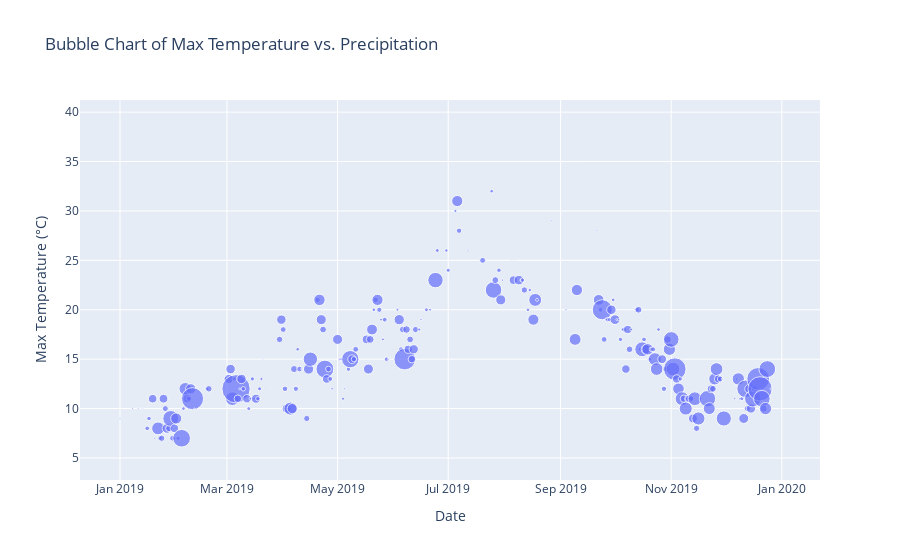

Notebook code cell kept with this figure:
### Markdown cell above
## Bubble chart

[Documentation](https://plotly.com/python/bubble-charts/#bubble-chart-with-plotlyexpress)

### Code cell
# A bubble chart is a scatter plot with different sizes of dots.
# You know how to do scatterplot ? So maybe you can search a "size" argument...
# Now, draw a bubble chart with Date on X-axis, Max Temperature on Y-axis, and Precipitation (rain quantity) for the size.
# Don't forget to add title and axis title.

# which period is the rainiest ?

# Create a bubble chart

fig = px.scatter(df_weather, x="DATE", y="MAX_TEMPERATURE_C", size="PRECIP_TOTAL_DAY_MM",
                 title="Bubble Chart of Max Temperature vs. Precipitation",
                 labels={"MAX_TEMPERATURE_C": "Max Temperature (°C)", "PRECIP_TOTAL_DAY_MM": "Precipitation (mm)"})

fig.update_xaxes(title_text="Date")
fig.update_yaxes(title_text="Max Temperature (°C)")

fig.show()

### Figure 1 — Plotly figure (JSON) as saved in the notebook; plotly's stock layout.template omitted (floating-point values rounded to 4 significant figures; data arrays with more than 128 entries replaced by an {"elided": "..."} marker saying what was removed)
{"data": [{"hovertemplate": "DATE=%{x}<br>Max Temperature (°C)=%{y}<br>Precipitation (mm)=%{marker.size}<extra></extra>", "legendgroup": "", "marker": {"color": "#636efa", "size": {"elided": "365 float values"}, "sizemode": "area", "sizeref": 0.119, "symbol": "circle"}, "mode": "markers", "name": "", "orientation": "v", "showlegend": false, "type": "scatter", "x": {"elided": "365 str values"}, "xaxis": "x", "y": {"elided": "365 int values"}, "yaxis": "y"}], "layout": {"legend": {"itemsizing": "constant", "tracegroupgap": 0}, "title": {"text": "Bubble Chart of Max Temperature vs. Precipitation"}, "xaxis": {"anchor": "y", "domain": [0, 1], "title": {"text": "Date"}}, "yaxis": {"anchor": "x", "domain": [0, 1], "title": {"text": "Max Temperature (°C)"}}}}
